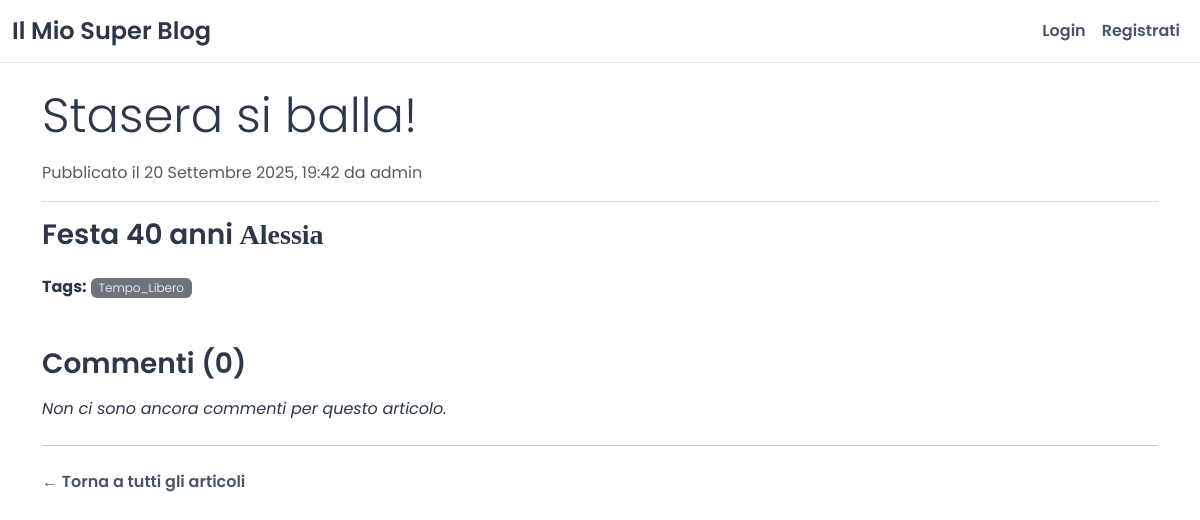
The page /post/10/ on the database its author committed.
### blog/models.py (models this page shows, shortened)
class Post(models.Model):
    title = models.CharField(max_length=200)
    content = models.TextField()
    author = models.ForeignKey(
        get_user_model(),
        on_delete=models.CASCADE,
        related_name='posts'
    )
    tags = models.ManyToManyField(Tag, blank=True)
    created_at = models.DateTimeField(auto_now_add=True)
    updated_at = models.DateTimeField(auto_now=True)
    filter_horizontal = ('tags',)

class Tag(models.Model):
    name = models.CharField(max_length=50, unique=True)

### blog/views.py (the view)
# urls.py: path('post/<int:pk>/', post_detail_view, name='post_detail'),
def post_detail_view(request, pk):
    post = get_object_or_404(Post, pk=pk)
    context = {
        'post': post,
    }
    return render(request, "blog/post_detail.html", context)

### templates/blog/post_detail.html (shortened to what this page needs)
{% extends "base.html" %}
{% block content %}
    <article class="post-full my-4">
        <h2 class="display-5 mb-3">{{ post.title }}</h2>
        <p class="text-muted border-bottom pb-3">
            Pubblicato il {{ post.created_at|date:"d F Y, H:i" }} da {{ post.author }}
        </p>
        <div class="post-content fs-5 text-break">
            {{ post.content|safe }}
        </div>
        {% if post.tags.all %}
            <div class="tags mt-4">
                <strong>Tags:</strong>
                {% for tag in post.tags.all %}
                    <span class="badge bg-secondary fw-light">{{ tag.name }}</span>
                {% endfor %}
            </div>
        {% endif %}
    </article>
    <section class="comments-section mt-5">
        <h3>Commenti ({{ post.comments.count }})</h3>
        {% for comment in post.comments.all %}
            <div class="comment mt-4 border-top pt-3">
                <p class="comment-meta">
                    <strong>{{ comment.author }}</strong>
                    <small class="text-muted">ha commentato il {{ comment.created_at|date:"d F Y, H:i" }}</small>
                </p>
                <div class="comment-text">
                    {{ comment.text|linebreaks }}
                </div>
            </div>
        {% empty %}
            <p class="mt-3 fst-italic">Non ci sono ancora commenti per questo articolo.</p>
        {% endfor %}
    </section>
    <hr class="my-4">
    <a href="{% url 'blog:post_list' %}">&larr; Torna a tutti gli articoli</a>
{% endblock content %}

### static/css/style.css (style rules this page uses)
:root { --primary-color: #4A5568; --primary-hover: #2D3748; --light-gray: #f7fafc; --border-color: #e2e8f0; --dark-text: #2D3748; --body-font: 'Poppins', sans-serif; --border-radius: 0.375rem; }
body { font-family: var(--body-font); background-color: #fff; color: var(--dark-text); font-weight: 400; }
h1, h2, h3, h4, h5, h6 { font-weight: 600; color: var(--dark-text); }
a:not(.btn) { color: var(--primary-color); text-decoration: none; font-weight: 600; transition: color 0.2s ease-in-out; }

### rows shown on the page
Post: title "Stasera si balla!", created_at "20 Settembre 2025, 19:42", author "admin", content "Festa 40 anni Alessia", comments.count "0"
Tag: name "Tempo_Libero"
